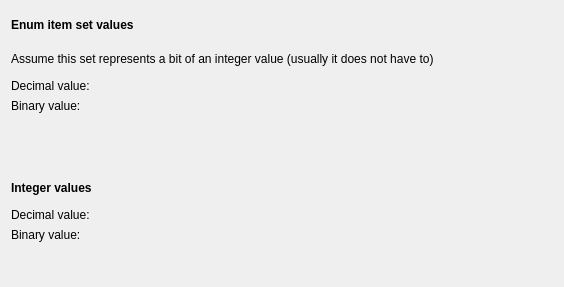
<?xml version="1.0" encoding="UTF-8"?>
<ui version="4.0">
 <class>Form</class>
 <widget class="QWidget" name="Form">
  <property name="geometry">
   <rect>
    <x>0</x>
    <y>0</y>
    <width>564</width>
    <height>287</height>
   </rect>
  </property>
  <property name="windowTitle">
   <string>Form</string>
  </property>
  <layout class="QVBoxLayout" name="verticalLayout">
   <item>
    <widget class="QLabel" name="label_2">
     <property name="font">
      <font>
       <weight>75</weight>
       <bold>true</bold>
      </font>
     </property>
     <property name="text">
      <string>Enum item set values</string>
     </property>
    </widget>
   </item>
   <item>
    <widget class="QLabel" name="label_6">
     <property name="text">
      <string>Assume this set represents a bit of an integer value (usually it does not have to)</string>
     </property>
    </widget>
   </item>
   <item>
    <layout class="QFormLayout" name="formLayout_2">
     <item row="0" column="0">
      <widget class="QLabel" name="label_5">
       <property name="text">
        <string>Decimal value:</string>
       </property>
      </widget>
     </item>
     <item row="0" column="1">
      <widget class="CLabel" name="CLabel_3">
       <property name="channel" stdset="0">
        <string notr="true">japc:///DemoDevice/Acquisition#BitEnumValNum</string>
       </property>
       <property name="displayFormat" stdset="0">
        <enum>PyDMLabel::Decimal</enum>
       </property>
      </widget>
     </item>
     <item row="1" column="0">
      <widget class="QLabel" name="label_7">
       <property name="text">
        <string>Binary value:</string>
       </property>
      </widget>
     </item>
     <item row="1" column="1">
      <widget class="CLabel" name="CLabel_4">
       <property name="channel" stdset="0">
        <string notr="true">japc:///DemoDevice/Acquisition#BitEnumValNum</string>
       </property>
       <property name="displayFormat" stdset="0">
        <enum>PyDMLabel::Binary</enum>
       </property>
      </widget>
     </item>
    </layout>
   </item>
   <item>
    <widget class="CByteIndicator" name="CByteIndicator">
     <property name="channel" stdset="0">
      <string notr="true">japc:///DemoDevice/Acquisition#BitEnumVal</string>
     </property>
     <property name="offColor" stdset="0">
      <color>
       <red>204</red>
       <green>0</green>
       <blue>0</blue>
      </color>
     </property>
     <property name="orientation" stdset="0">
      <enum>Qt::Horizontal</enum>
     </property>
     <property name="labelPosition" stdset="0">
      <enum>QTabWidget::South</enum>
     </property>
     <property name="numBits" stdset="0">
      <number>5</number>
     </property>
    </widget>
   </item>
   <item>
    <spacer name="verticalSpacer">
     <property name="orientation">
      <enum>Qt::Vertical</enum>
     </property>
     <property name="sizeType">
      <enum>QSizePolicy::Fixed</enum>
     </property>
     <property name="sizeHint" stdset="0">
      <size>
       <width>20</width>
       <height>20</height>
      </size>
     </property>
    </spacer>
   </item>
   <item>
    <widget class="QLabel" name="label_3">
     <property name="font">
      <font>
       <weight>75</weight>
       <bold>true</bold>
      </font>
     </property>
     <property name="text">
      <string>Integer values</string>
     </property>
    </widget>
   </item>
   <item>
    <layout class="QFormLayout" name="formLayout">
     <item row="0" column="1">
      <widget class="CLabel" name="CLabel">
       <property name="channel" stdset="0">
        <string notr="true">japc:///DemoDevice/Acquisition#IntVal</string>
       </property>
       <property name="displayFormat" stdset="0">
        <enum>PyDMLabel::String</enum>
       </property>
      </widget>
     </item>
     <item row="1" column="1">
      <widget class="CLabel" name="CLabel_2">
       <property name="channel" stdset="0">
        <string notr="true">japc:///DemoDevice/Acquisition#IntVal</string>
       </property>
       <property name="displayFormat" stdset="0">
        <enum>PyDMLabel::Binary</enum>
       </property>
      </widget>
     </item>
     <item row="0" column="0">
      <widget class="QLabel" name="label">
       <property name="text">
        <string>Decimal value:</string>
       </property>
      </widget>
     </item>
     <item row="1" column="0">
      <widget class="QLabel" name="label_4">
       <property name="text">
        <string>Binary value:</string>
       </property>
      </widget>
     </item>
    </layout>
   </item>
   <item>
    <widget class="CByteIndicator" name="CByteIndicator_2">
     <property name="channel" stdset="0">
      <string notr="true">japc:///DemoDevice/Acquisition#IntVal</string>
     </property>
     <property name="offColor" stdset="0">
      <color>
       <red>204</red>
       <green>0</green>
       <blue>0</blue>
      </color>
     </property>
     <property name="orientation" stdset="0">
      <enum>Qt::Horizontal</enum>
     </property>
     <property name="showLabels" stdset="0">
      <bool>false</bool>
     </property>
     <property name="numBits" stdset="0">
      <number>32</number>
     </property>
    </widget>
   </item>
  </layout>
 </widget>
 <customwidgets>
  <customwidget>
   <class>PyDMLabel</class>
   <extends>QLabel</extends>
   <header>pydm.widgets.label</header>
  </customwidget>
  <customwidget>
   <class>PyDMByteIndicator</class>
   <extends>QWidget</extends>
   <header>pydm.widgets.byte</header>
  </customwidget>
  <customwidget>
   <class>CLabel</class>
   <extends>PyDMLabel</extends>
   <header>comrad.widgets.pydm_widgets</header>
  </customwidget>
  <customwidget>
   <class>CByteIndicator</class>
   <extends>PyDMByteIndicator</extends>
   <header>comrad.widgets.pydm_widgets</header>
  </customwidget>
 </customwidgets>
 <resources/>
 <connections/>
</ui>
